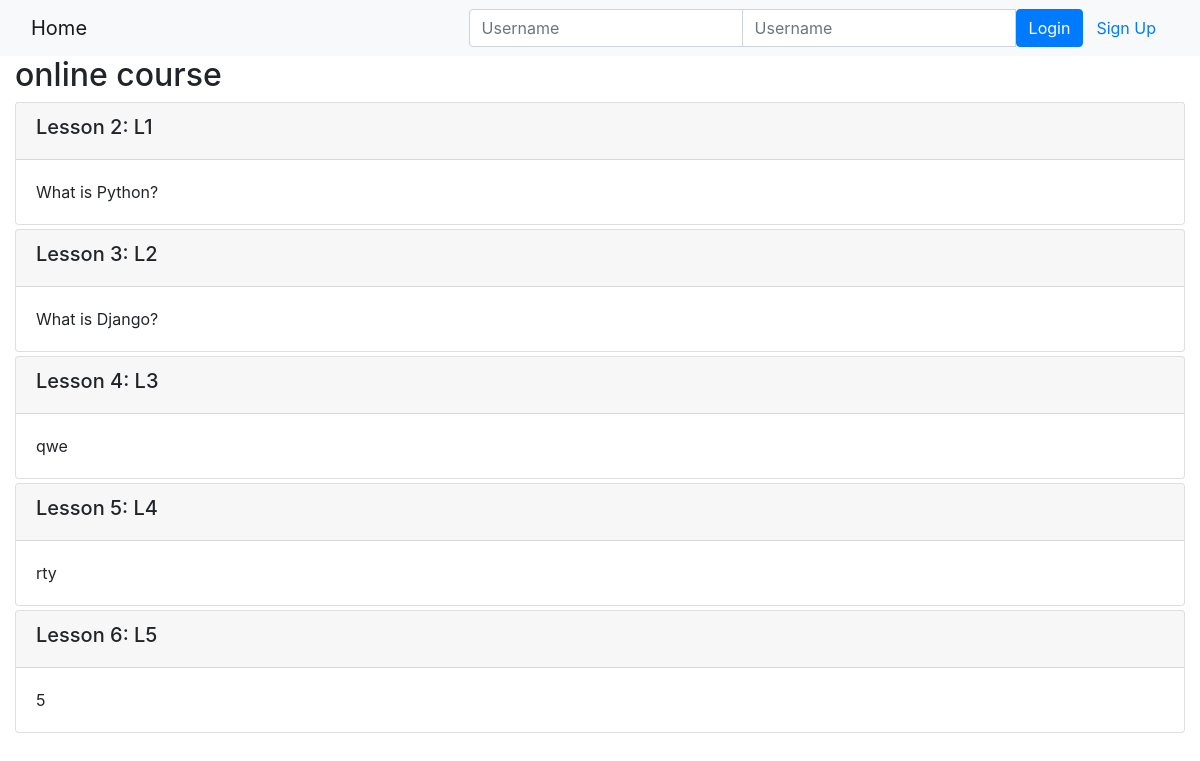
Page /onlinecourse/1/ on the committed database.
### onlinecourse/models.py (models this page shows, shortened)
class Course(models.Model):
    name = models.CharField(null=False, max_length=30, default='online course')
    image = models.ImageField(upload_to='course_images/')
    description = models.CharField(max_length=1000)
    pub_date = models.DateField(null=True)
    instructors = models.ManyToManyField(Instructor)
    users = models.ManyToManyField(settings.AUTH_USER_MODEL, through='Enrollment')
    total_enrollment = models.IntegerField(default=0)
    is_enrolled = False

class Lesson(models.Model):
    title = models.CharField(max_length=200, default="title")
    order = models.IntegerField(default=0)
    course = models.ForeignKey(Course, on_delete=models.CASCADE)
    content = models.TextField()

### onlinecourse/views.py (the view)
# urls.py: path('<int:pk>/', views.CourseDetailView.as_view(), name='course_details'),
class CourseDetailView(generic.DetailView):
    model = Course
    template_name = 'onlinecourse/course_detail_bootstrap.html'

### onlinecourse/templates/onlinecourse/course_detail_bootstrap.html (shortened to what this page needs)
<!DOCTYPE html>
<html lang="en">
<head>
     {% load static %}
    <link rel='stylesheet' href='https://www.w3schools.com/bootstrap4/bootstrap_collapse.asp'>
    <link rel="stylesheet" href="https://maxcdn.bootstrapcdn.com/bootstrap/4.5.2/css/bootstrap.min.css">
</head>
<body>
    <nav class="navbar navbar-light bg-light">
        <div class="container-fluid">
            <div class="navbar-header">
                  <a class="navbar-brand" href="{% url 'onlinecourse:index' %}">Home</a>
            </div>
            <ul class="nav navbar-nav navbar-right">
                {% if user.is_authenticated %}
                <li>
                    <a class="btn btn-link" href="#">{{ user.first_name }}({{ user.username }})</a>
                    <a class="btn btn-link" href="{% url 'onlinecourse:logout' %}">Logout</a>
                </li>
                {% else %}
                <li>
                    <form class="form-inline" action="{% url 'onlinecourse:login' %}" method="post">
                        <div class="input-group">
                            <input type="text" class="form-control" placeholder="Username" name="username" >
                            <input type="password" class="form-control" placeholder="Username" name="psw" >
                            <button class="btn btn-primary" type="submit">Login</button>
                            <a class="btn btn-link" href="{% url 'onlinecourse:registration' %}">Sign Up</a>
                        </div>
                    </form>
                </li>
                {% endif %}
            </ul>
        </div>
    </nav>
    <div class="container-fluid">
            <h2>{{ course.name }}</h2>
            <div class="card-columns-vertical">
                {% for lesson in course.lesson_set.all %}
                    <div class="card mt-1">
                        <div class="card-header"><h5>Lesson {{lesson.order|add:1}}: {{lesson.title}}</h5></div>
                        <div class="card-body">{{lesson.content}}</div>
                    </div>
                {% endfor %}
            </div>
    </div>
</body>
</html>

### rows in the picture
Course: name "online course"
Lesson: order|add "2", title "L1", content "What is Python?"
Lesson: order|add "3", title "L2", content "What is Django?"
Lesson: order|add "4", title "L3", content "qwe"
Lesson: order|add "5", title "L4", content "rty"
Lesson: order|add "6", title "L5", content "5"
